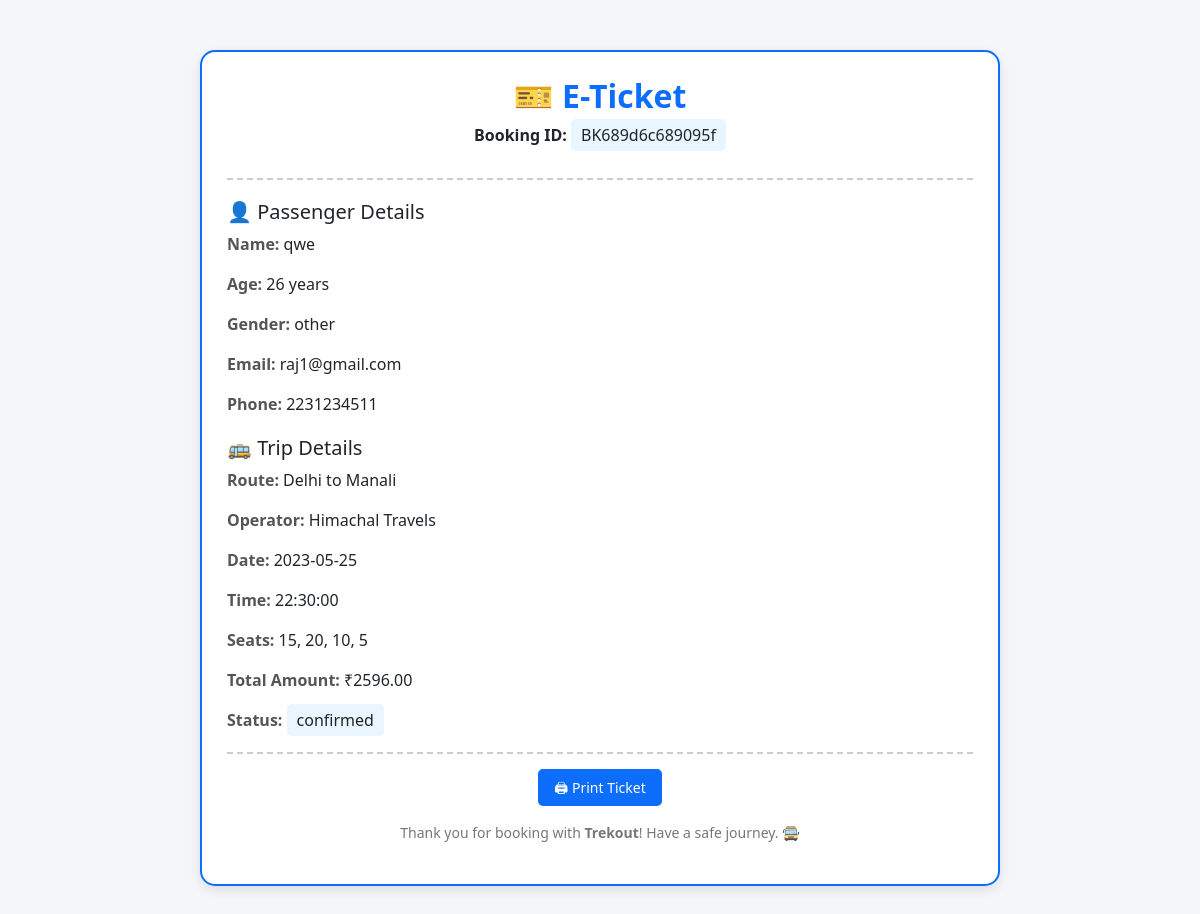
The page /hello/eticket.php?booking_id=BK689d6c689095f (signed in) on the database its author committed.
### tables this page shows
CREATE TABLE `booking` (
  `id` int(11) NOT NULL,
  `user_id` int(11) NOT NULL,
  `student_id` varchar(50) NOT NULL,
  `passenger_name` varchar(100) NOT NULL,
  `passenger_age` int(3) DEFAULT NULL,
  `passenger_gender` enum('male','female','other') DEFAULT NULL,
  `passenger_email` varchar(150) NOT NULL,
  `passenger_phone` varchar(20) NOT NULL,
  `booking_id` varchar(30) NOT NULL,
  `route_name` varchar(100) NOT NULL,
  `operator` varchar(100) NOT NULL,
  `departure_date` date NOT NULL,
  `departure_time` time NOT NULL,
  `seats` varchar(50) NOT NULL,
  `total_amount` decimal(10,2) NOT NULL,
  `status` enum('confirmed','cancelled','completed') DEFAULT 'confirmed',
  `created_at` timestamp NOT NULL DEFAULT current_timestamp()
);

### hello/eticket.php (the view, shortened to what this page needs)
<?php
include 'db.php';
if (isset($_GET['booking_id'])) {
    $bookingId = $_GET['booking_id'];
} elseif (isset($_SESSION['booking_id'])) {
    $bookingId = $_SESSION['booking_id'];
}
    ?>
    <?php
$sql = "SELECT * FROM booking WHERE booking_id = ? AND user_id = ? LIMIT 1";
$stmt = mysqli_prepare($conn, $sql);
mysqli_stmt_bind_param($stmt, "si", $bookingId, $_SESSION['id']);
mysqli_stmt_execute($stmt);
$result = mysqli_stmt_get_result($stmt);
    ?>
    <?php
$bookingDetails = mysqli_fetch_assoc($result);
?>
<!DOCTYPE html>
<html>
<head>
    <link rel="stylesheet" href="https://cdn.jsdelivr.net/npm/bootstrap@5.3.0/dist/css/bootstrap.min.css">
</head>
<body>
<div class="ticket-card">
    <div class="ticket-header text-center">
        <h2>🎫 E-Ticket</h2>
        <p><strong>Booking ID:</strong> <span class="highlight"><?= htmlspecialchars($bookingDetails['booking_id']) ?></span></p>
    </div>
    <div class="ticket-section">
        <h5>👤 Passenger Details</h5>
        <p><span class="ticket-label">Name:</span> <?= htmlspecialchars($bookingDetails['passenger_name']) ?></p>
        <p><span class="ticket-label">Age:</span> <?= htmlspecialchars($bookingDetails['passenger_age']) ?> years</p>
        <p><span class="ticket-label">Gender:</span> <?= htmlspecialchars($bookingDetails['passenger_gender']) ?></p>
        <p><span class="ticket-label">Email:</span> <?= htmlspecialchars($bookingDetails['passenger_email']) ?></p>
        <p><span class="ticket-label">Phone:</span> <?= htmlspecialchars($bookingDetails['passenger_phone']) ?></p>
    </div>
    <div class="ticket-section">
        <h5>🚌 Trip Details</h5>
        <p><span class="ticket-label">Route:</span> <?= htmlspecialchars($bookingDetails['route_name']) ?></p>
        <p><span class="ticket-label">Operator:</span> <?= htmlspecialchars($bookingDetails['operator']) ?></p>
        <p><span class="ticket-label">Date:</span> <?= htmlspecialchars($bookingDetails['departure_date']) ?></p>
        <p><span class="ticket-label">Time:</span> <?= htmlspecialchars($bookingDetails['departure_time']) ?></p>
        <p><span class="ticket-label">Seats:</span> <?= htmlspecialchars($bookingDetails['seats']) ?></p>
        <p><span class="ticket-label">Total Amount:</span> ₹<?= htmlspecialchars($bookingDetails['total_amount']) ?></p>
        <p><span class="ticket-label">Status:</span> <span class="highlight"><?= htmlspecialchars($bookingDetails['status']) ?></span></p>
    </div>
    <div class="ticket-footer">
        <button onclick="window.print()" class="btn-print">🖨 Print Ticket</button>
        <p class="mt-3">Thank you for booking with <strong>Trekout</strong>! Have a safe journey. 🚍</p>
    </div>
</div>
</body>
</html>

### hello/eticket.php (style rules this page uses)
body { background-color: #f4f6f9; font-family: 'Segoe UI', Tahoma, Geneva, Verdana, sans-serif; }
.ticket-card { max-width: 800px; margin: 50px auto; padding: 25px; border: 2px solid #0d6efd; border-radius: 15px; background-color: white; box-shadow: 0px 4px 12px rgba(0,0,0,0.1); }
.ticket-header { border-bottom: 2px dashed #ccc; padding-bottom: 15px; margin-bottom: 20px; }
.ticket-header h2 { color: #0d6efd; font-weight: bold; }
.ticket-section { margin-bottom: 20px; }
.ticket-label { font-weight: bold; color: #555; }
.highlight { background-color: #e9f5ff; padding: 5px 10px; border-radius: 5px; }
.ticket-footer { border-top: 2px dashed #ccc; padding-top: 15px; text-align: center; font-size: 14px; color: #777; }
.btn-print { background-color: #0d6efd; color: white; border: none; padding: 8px 16px; border-radius: 5px; }

### rows shown on the page
booking: booking "BK689d6c689095f", passenger_name "qwe", passenger_age "26", passenger_gender "other", passenger_email "raj1@gmail.com", passenger_phone "2231234511", route_name "Delhi to Manali", operator "Himachal Travels", departure_date "2023-05-25", departure_time "22:30:00", seats "15, 20, 10, 5", total_amount "2596.00", status "confirmed"
